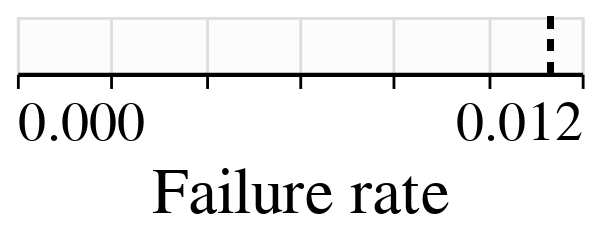

The notebook cell saved with this chart:
### Markdown cell above
### Histogram

### Code cell
# alt.data_transformers.enable("vegafusion")
# plot = None
# for category in df_pages.resource_category.unique().tolist():
    
#     _ = (
#         alt.Chart(
#             df_pages[df_pages.failure_rate > 0]
#         ).mark_bar(
#             # opacity=0.01
#             color=COLORS[category],
#             stroke='white',
#             strokeWidth=0.5
#         ).encode(
#             alt.X(f'failure_rate:Q', title='Failure rate').bin(extent=[0, 1], step=0.008).scale(domain=[0, 0.5], clamp=True).axis(format='%', zindex=10, tickCount=1),
#             alt.Y('count()', title="The number of webpages").scale(type='linear').axis(tickCount=5),
#         ).properties(
#             title={
#                 "text": category,
#                 "fontWeight": 600,
#                 "color": "black"
#             },
#             height=300,
#             width=400
#         )
#     )

#     baseline = (
#         _.mark_rule(
#             color='black',
#             size=2,
#             # size=500 / len(COUNTRY_SORT),
#             strokeDash=[4, 4]
#         ).encode(
#             alt.X(f'baseline:Q', title='Failure rate'),
#             y=alt.Y()
#         ).transform_calculate(
#             baseline=f"{BASELINE}"
#         )
#     )
    
#     _ = _ + baseline

#     plot = _ if plot is None else plot | _

# plot = plot.properties(
#     # title={
#     #     # 'text': 'The Distribution of Failure Rates',
#     #     # 'subtitle': '* Dashed line represents the average failure rate of US government websites',
#     #     'subtitleColor': 'grey'
#     # }
# )

# # plot = apply_theme(plot)
# # plot.save('../output/plots/ff-dist.png')
# plot

# alt.Chart(
#     df_pages[df_pages.failure_rate > 0]
# ).mark_rule(
#     color='black',
#     size=2,
#     # size=500 / len(COUNTRY_SORT),
#     strokeDash=[4, 4]
# ).encode(
#     alt.X(f'baseline:Q', title='Failure rate'),
#     y=alt.Y()
# )

### Figure 1 — Vega specification as saved in the notebook (floating-point values rounded to 4 significant figures; data arrays with more than 128 entries replaced by an {"elided": "..."} marker saying what was removed)
{"$schema": "https://vega.github.io/schema/vega/v5.json", "data": [{"name": "source_0", "values": {"elided": "8978 records"}}, {"name": "source_0_x_domain_baseline", "values": [{"min": 0.01134, "max": 0.01134}]}], "marks": [{"type": "rule", "name": "marks", "from": {"data": "source_0"}, "encode": {"update": {"strokeDash": {"value": [4, 4]}, "stroke": {"value": "black"}, "description": {"signal": "\"Failure rate: \" + (format(datum[\"baseline\"], \"\"))"}, "x": {"field": "baseline", "scale": "x"}, "strokeWidth": {"value": 2}, "y": {"value": 0}, "y2": {"field": {"signal": null, "datum": null, "group": "height", "parent": null}}}}, "style": ["rule"]}], "scales": [{"name": "x", "type": "linear", "domain": [{"signal": "(data(\"source_0_x_domain_baseline\")[0] || {}).min"}, {"signal": "(data(\"source_0_x_domain_baseline\")[0] || {}).max"}], "range": [0, {"signal": "width"}], "nice": true, "zero": true}], "axes": [{"scale": "x", "zindex": 0, "orient": "bottom", "grid": true, "tickCount": {"signal": "ceil(width/40)"}, "labels": false, "maxExtent": 0, "domain": false, "aria": false, "minExtent": 0, "ticks": false}, {"scale": "x", "orient": "bottom", "labelOverlap": true, "labelFlush": true, "zindex": 0, "grid": false, "tickCount": {"signal": "ceil(width/40)"}, "title": "Failure rate"}], "height": 20, "style": "cell", "background": "white", "padding": 5, "width": 200, "config": {"axis": {"titleFontSize": 23, "titleFontWeight": 400, "labelFontSize": 20, "labelFontWeight": 400, "labelLimit": 1000, "domainWidth": 1.5, "domainColor": "black", "tickColor": "black", "domain": false}, "axisX": {"domain": true}, "legend": {"titleFontSize": 23, "titleFontWeight": 400, "labelFontSize": 23, "labelLimit": 1000, "strokeColor": "#F4F6F7", "padding": 15}, "style": {"cell": {"fill": "#FCFCFC"}, "group-title": {"dy": 1, "fontSize": 22, "fontWeight": 400, "align": "center"}, "group-subtitle": {"align": "center", "dy": 1}}, "title": {"subtitleColor": "grey", "subtitleFontSize": 22}}}
